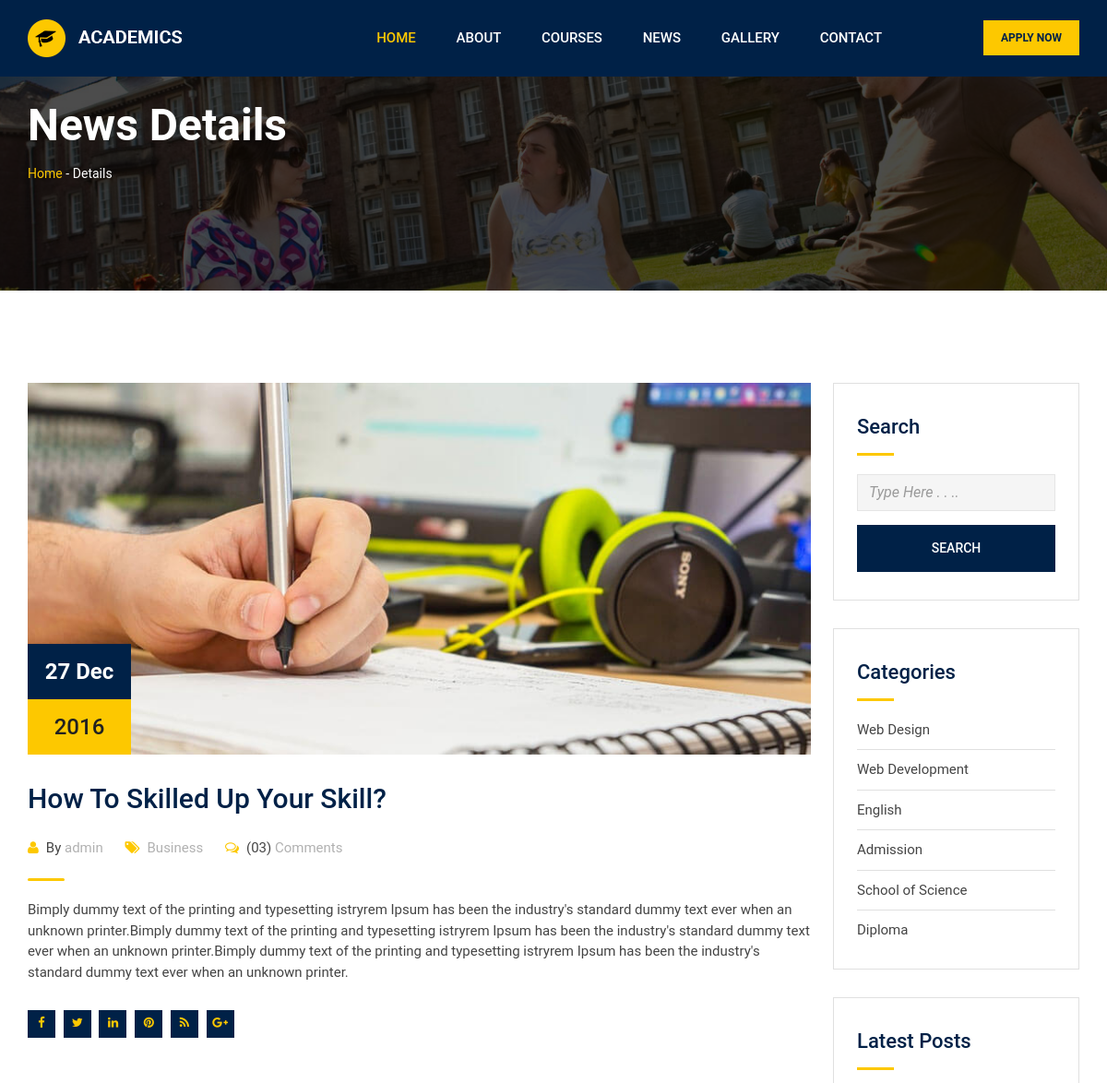
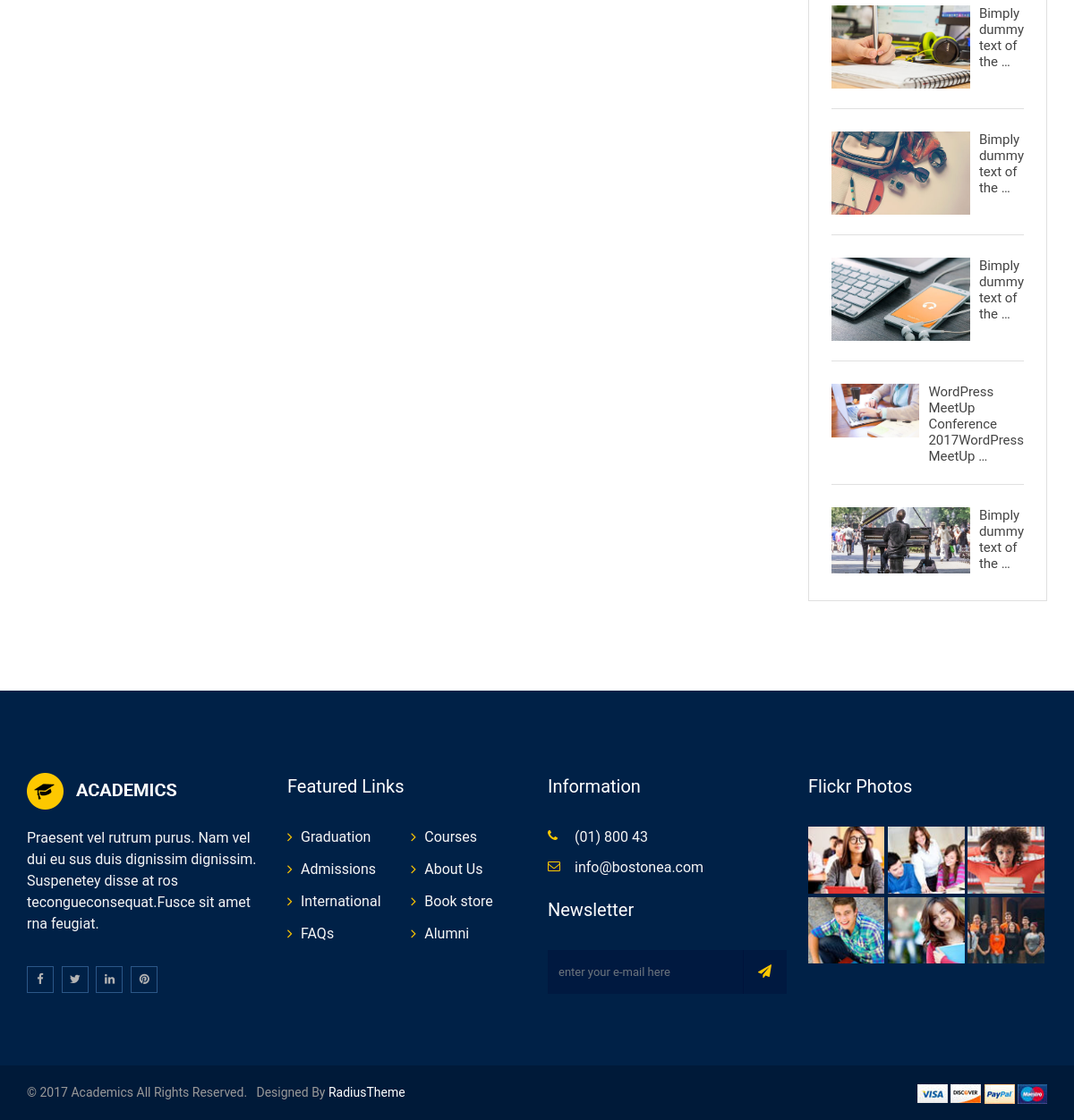
Page /article/news/1 on the committed database (2 pictures, top to bottom).
### article/models.py (models this page shows, shortened)
class News(models.Model):
    title = models.CharField(max_length=100)
    description = models.TextField()
    image = models.ImageField(upload_to = "news/", blank=True, null=True)
    category = models.ForeignKey(Category, on_delete=models.SET_NULL, null=True)
    author = models.ForeignKey(User, on_delete=models.SET_NULL, null=True)
    status = models.CharField(choices=STATUS, max_length=10, default='active')
    featured = models.BooleanField(default=False)
    visit_count = models.IntegerField(default=0)
    visible = models.BooleanField(default=True)
    created_date = models.DateTimeField(auto_now_add=True)

class Category(models.Model):
    name = models.CharField(max_length=20)
    def __str__(self):
        return self.name

class Event(models.Model):
    title = models.CharField(max_length=150)
    image = models.ImageField(upload_to="event/")
    description = models.TextField()
    where_at = models.CharField(max_length=500)
    event_time = models.DateTimeField()
    created_date = models.DateField(auto_now=True)

### academics/models.py (models this page shows, shortened)
class CourseCategory(models.Model):
    course_category = models.CharField(max_length=50)

### home/models.py (models this page shows, shortened)
class Institution(models.Model):
    insti_name = models.CharField(max_length=100)
    insti_logo = models.ImageField(upload_to='institute/', blank=True, null=True)
    insti_description = models.TextField(blank=True, null=True)
    insti_phone = models.CharField(max_length=11, blank=True, null=True)
    insti_address = models.CharField(max_length=11)
    insti_email = models.EmailField()
    insti_facebook = models.URLField(max_length=200, blank=True, null=True)
    insti_twitter = models.URLField(max_length=200, blank=True, null=True)
    insti_linkdin = models.URLField(max_length=200, blank=True, null=True)
    insti_pinterest = models.URLField(max_length=200, blank=True, null=True)

### article/views.py (the view)
# urls.py: path('news/<int:id>', views.news_view, name='news_view'),
def news_view(request, id):
    news_obj = News.objects.get(pk=id)
    events = Event.objects.all()
    context = {
        'news':news_obj,
        'events': events
    }
    return render(request, 'pages/news_view.html', context)

### home/custome_context_processor.py (called while the page is built)
def institute(request):
    inst_obj = Institution.objects.get(id=1)
    context = {
        'institute':inst_obj
    }
    return context

def category_all(request):
    categories =  CourseCategory.objects.all()
    context = {
        'categories':categories
    }
    return context

### templates/pages/news_view.html (shortened to what this page needs)
{% extends 'base.html' %}
{% load static %}
{% block content %}
        <div class="inner-page-banner-area" style="background-image: url('../../static/img/banner/5.jpg');">
            <div class="container">
                <div class="pagination-area">
                    <h1>News Details</h1>
                    <ul>
                        <li><a href="#">Home</a> -</li>
                        <li>Details</li>
                    </ul>
                </div>
            </div>
        </div>
        <div class="news-details-page-area">
            <div class="container">
                <div class="row">
                    <div class="col-xl-9 col-lg-9 col-md-8 col-sm-12">
                        <div class="row news-details-page-inner">
                            <div class="col-xl-12 col-lg-12 col-md-12 col-sm-12">
                                <div class="news-img-holder text-center">
                                    <img src="{{ news.image.url }}" class="img-responsive" alt="research">
                                    <ul class="news-date1">
                                        <li>27 Dec</li>
                                        <li>2016</li>
                                    </ul>
                                </div>
                                <h2 class="title-default-left-bold-lowhight"><a href="#">{{ news.title }}</a></h2>
                                <ul class="title-bar-high news-comments">
                                    <li><a href="#"><i class="fa fa-user" aria-hidden="true"></i><span>By</span> {{ news.author }}</a></li>
                                    <li><a href="#"><i class="fa fa-tags" aria-hidden="true"></i>{{ news.category }}</a></li>
                                    <li><a href="#"><i class="fa fa-comments-o" aria-hidden="true"></i><span>(03)</span> Comments</a></li>
                                </ul>
                                <p>
                                    {{ news.description }}
                                </p>
                                <ul class="news-social">
                                    <li><a href="#"><i class="fa fa-facebook" aria-hidden="true"></i></a></li>
                                    <li><a href="#"><i class="fa fa-twitter" aria-hidden="true"></i></a></li>
                                    <li><a href="#"><i class="fa fa-linkedin" aria-hidden="true"></i></a></li>
                                    <li><a href="#"><i class="fa fa-pinterest" aria-hidden="true"></i></a></li>
                                    <li><a href="#"><i class="fa fa-rss" aria-hidden="true"></i></a></li>
                                    <li><a href="#"><i class="fa fa-google-plus" aria-hidden="true"></i></a></li>
                                </ul>
                            </div>
                        </div>
                    </div>
                    <div class="col-xl-3 col-lg-3 col-md-4 col-sm-12">
                        <div class="sidebar">
                            <div class="sidebar-box">
                                <div class="sidebar-box-inner">
                                    <h3 class="sidebar-title">Search</h3>
                                    <div class="sidebar-find-course">
                                        <form id="checkout-form" action="{% url 'news_search' %}" method="GET">
                                            <div class="form-group course-name">
                                                <input id="first-name" placeholder="Type Here . . .." name="search" class="form-control" type="text" />
                                            </div>
                                            <div class="form-group">
                                                <button class="sidebar-search-btn-full disabled" type="submit" value="Login">Search</button>
                                            </div>
                                        </form>
                                    </div>
                                </div>
                            </div>
                            <div class="sidebar-box">
                                <div class="sidebar-box-inner">
                                    <h3 class="sidebar-title">Categories</h3>
                                    <ul class="sidebar-categories">
                                        {% for i in categories %}
                                            <li><a href="#">{{ i.course_category }}</a></li>
                                        {% endfor %}
                                    </ul>
                                </div>
                            </div>
                            <div class="sidebar-box">
                                <div class="sidebar-box-inner">
                                    <h3 class="sidebar-title">Latest Posts</h3>
                                    <div class="sidebar-latest-research-area">
                                        <ul>
                                                {% for i in events %}
                                                <li>
                                                    <div class="latest-research-img">
                                                        <a href="#"><img src="{{ i.image.url }}" class="img-responsive" alt="skilled"></a>
                                                    </div>
                                                    <div class="latest-research-content">
                                                        <p>{{ i.description|truncatewords:5 }}</p>
                                                    </div>
                                                </li>
                                                {% endfor %}
                                        </ul>
                                    </div>
                                </div>
                            </div>
                        </div>
                    </div>
                </div>
            </div>
        </div>
{% endblock %}

### templates/base.html (shortened to what this page needs)
<!doctype html>
<html class="no-js" lang="">
{% load static %}
<head>
    {% include 'src/css.html' %}
</head>
<body>
<div id="wrapper">
    <header>
    {% include 'section/header.html' %}
    </header>
    {% block content %}
    {% endblock %}
    <footer>
        <div class="footer-area-top">
            <div class="container">
                <div class="row">
                    <div class="col-xl-3 col-lg-3 col-md-6 col-sm-12">
                        <div class="footer-box">
                            <a href="{% url 'home' %}"><img class="img-responsive" src="{{ institute.insti_logo.url }}" alt="logo"></a>
                            <div class="footer-about">
                                <p>{{ institute.insti_description }}</p>
                            </div>
                            <ul class="footer-social">
                                <li><a href="{{ institute.insti_facebook }}"><i class="fa fa-facebook" aria-hidden="true"></i></a></li>
                                <li><a href="{{ institute.insti_twitter }}"><i class="fa fa-twitter" aria-hidden="true"></i></a></li>
                                <li><a href="{{ institute.insti_linkdin }}"><i class="fa fa-linkedin" aria-hidden="true"></i></a></li>
                                <li><a href="{{ institute.insti_pinteres }}"><i class="fa fa-pinterest" aria-hidden="true"></i></a></li>
                            </ul>
                        </div>
                    </div>
                    <div class="col-xl-3 col-lg-3 col-md-6 col-sm-12">
                        <div class="footer-box">
                            <h3>Featured Links</h3>
                            <ul class="featured-links">
                                <li>
                                    <ul>
                                        <li><a href="#">Graduation</a></li>
                                        <li><a href="#">Admissions</a></li>
                                        <li><a href="#">International</a></li>
                                        <li><a href="#">FAQs</a></li>
                                    </ul>
                                </li>
                                <li>
                                    <ul>
                                        <li><a href="#">Courses</a></li>
                                        <li><a href="#">About Us</a></li>
                                        <li><a href="#">Book store</a></li>
                                        <li><a href="#">Alumni</a></li>
                                    </ul>
                                </li>
                            </ul>
                        </div>
                    </div>
                    <div class="col-xl-3 col-lg-3 col-md-6 col-sm-12">
                        <div class="footer-box">
                            <h3>Information</h3>
                            <ul class="corporate-address">
                                <li><i class="fa fa-phone" aria-hidden="true"></i><a href="Phone(01)800433633.html">
                                    {{ institute.insti_phone }} </a></li>
                                <li><i class="fa fa-envelope-o" aria-hidden="true"></i>{{ institute.insti_email }}</li>
                            </ul>
                            <div class="newsletter-area">
                                <h3>Newsletter</h3>
                                <form action="{% url 'newsletter' %}" method="POST">
                                    <div class="input-group stylish-input-group">
                                        <input type="text" name="mail" placeholder="Enter your e-mail here" class="form-control">
                                        <span class="input-group-addon">
                                            <button type="submit">
                                                <i class="fa fa-paper-plane" aria-hidden="true"></i>
                                            </button>
                                        </span>
                                    </div>
                                </form>
                            </div>
                        </div>
                    </div>
                    <div class="col-xl-3 col-lg-3 col-md-6 col-sm-12">
                        <div class="footer-box">
                            <h3>Flickr Photos</h3>
                            <ul class="flickr-photos">
                                <li>
                                    <a href="#"><img class="img-responsive" src="{% static 'img/footer/1.jpg' %}" alt="flickr"></a>
                                </li>
                                <li>
                                    <a href="#"><img class="img-responsive" src="{% static 'img/footer/2.jpg' %}" alt="flickr"></a>
                                </li>
                                <li>
                                    <a href="#"><img class="img-responsive" src="{% static 'img/footer/3.jpg' %}" alt="flickr"></a>
                                </li>
                                <li>
                                    <a href="#"><img class="img-responsive" src="{% static 'img/footer/4.jpg' %}" alt="flickr"></a>
                                </li>
                                <li>
                                    <a href="#"><img class="img-responsive" src="{% static 'img/footer/5.jpg' %}" alt="flickr"></a>
                                </li>
                                <li>
                                    <a href="#"><img class="img-responsive" src="{% static 'img/footer/6.jpg' %}" alt="flickr"></a>
                                </li>
                            </ul>
                        </div>
                    </div>
                </div>
            </div>
        </div>
        <div class="footer-area-bottom">
            <div class="container">
                <div class="row">
                    <div class="col-xl-8 col-lg-8 col-md-8 col-sm-12">
                        <p>&copy; 2017 Academics All Rights Reserved. &nbsp; Designed by<a target="_blank"
                                                                                           href="https://www.radiustheme.com/"
                                                                                           rel="nofollow">
                            RadiusTheme</a></p>
                    </div>
                    <div class="col-xl-4 col-lg-4 col-md-4 col-sm-12">
                        <ul class="payment-method">
                            <li>
                                <a href="#"><img alt="payment-method" src="{% static 'img/payment-method1.jpg' %}"></a>
                            </li>
                            <li>
                                <a href="#"><img alt="payment-method" src="{% static 'img/payment-method2.jpg' %}"></a>
                            </li>
                            <li>
                                <a href="#"><img alt="payment-method" src="{% static 'img/payment-method3.jpg' %}"></a>
                            </li>
                            <li>
                                <a href="#"><img alt="payment-method" src="{% static 'img/payment-method4.jpg' %}"></a>
                            </li>
                        </ul>
                    </div>
                </div>
            </div>
        </div>
    </footer>
</div>
</body>
</html>

### static/css/main.css (style rules this page uses)
html { color: #222; font-size: 1em; line-height: 1.4; }
audio, canvas, iframe, img, svg, video { vertical-align: middle; }

### rows in the picture
News: image (picture), title "How To Skilled Up Your Skill?", author "admin", category "Business", description "Bimply dummy text of the printing and typesetting istryrem Ipsum has been the industry's standard dummy text ever when an unknown printer.Bimply dummy text of the printing and typesetting istryrem Ipsum has been the industry's standard dummy text ever when an unknown printer.Bimply dummy text of the printing and typesetting istryrem Ipsum has been the industry's standard dummy text ever when an unknown printer."
CourseCategory: course_category "Web Design"
CourseCategory: course_category "Web Development"
CourseCategory: course_category "English"
CourseCategory: course_category "Admission"
CourseCategory: course_category "School of Science"
CourseCategory: course_category "Diploma"
Event: image (picture), description "Bimply dummy text of the …"
Event: image (picture), description "Bimply dummy text of the …"
Event: image (picture), description "Bimply dummy text of the …"
Event: image (picture), description "WordPress MeetUp Conference 2017WordPress MeetUp …"
Event: image (picture), description "Bimply dummy text of the …"
Institution: insti_logo (picture), insti_description "Praesent vel rutrum purus. Nam vel dui eu sus duis dignissim dignissim. Suspenetey disse at ros tecongueconsequat.Fusce sit amet rna feugiat.", insti_phone "(01) 800 43", insti_email "info@bostonea.com"
